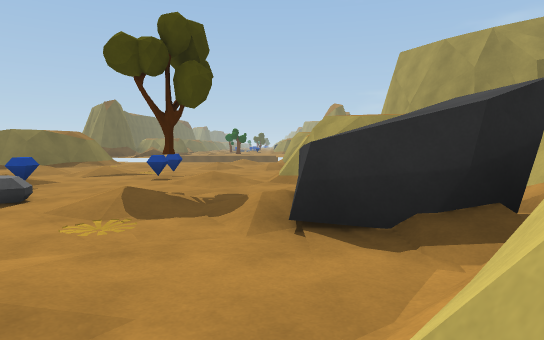
[1] (above)

15 first-person views from a walk through a Unity game level. The camera is 1.2 m above the floor, tilts 4° down and sees 75° across. The floor is counted in squares, 2 m on a side. Each view is taken from the middle of a square. On the plan, view 1 faces up. The plan holds only what a view shows up to about 10 squares ahead; the rest is blank. The place goes on beyond the plan. The player character is not drawn.

[2]
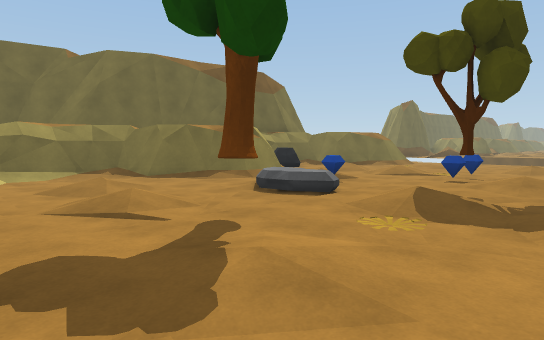

[3]
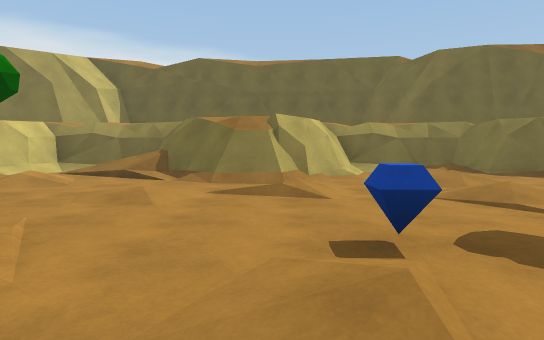

[4]
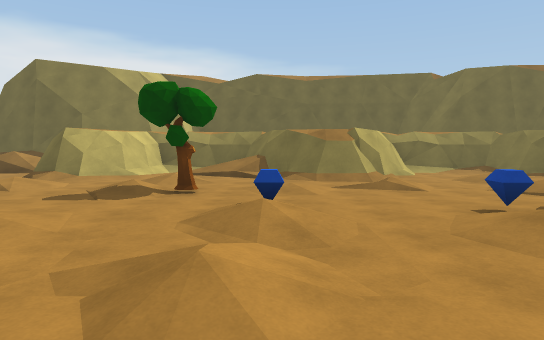

[5]
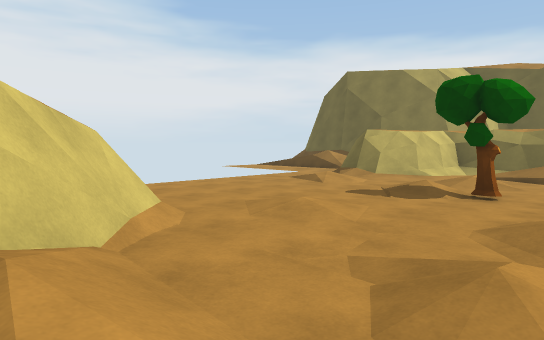

[6]
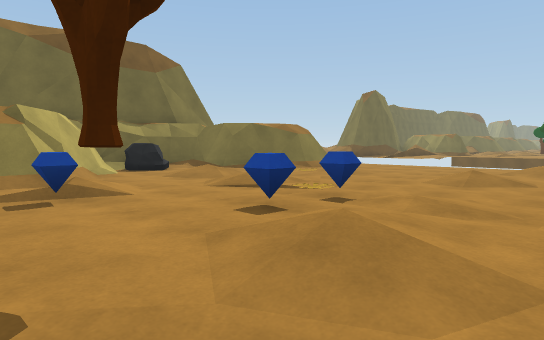

[7]
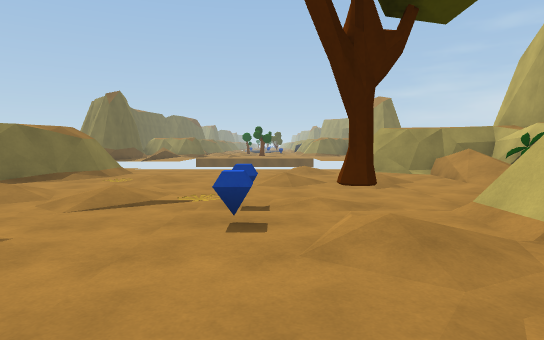

[8]
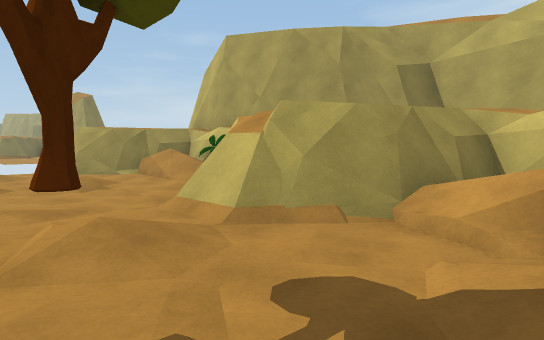

[9]
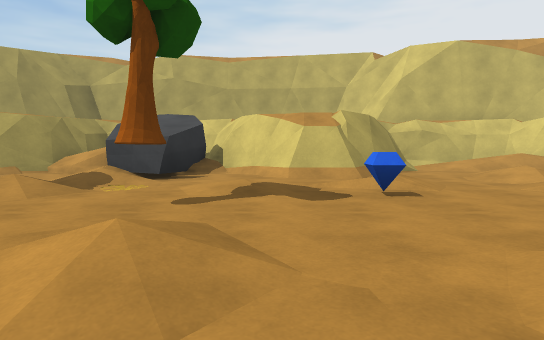

[10]
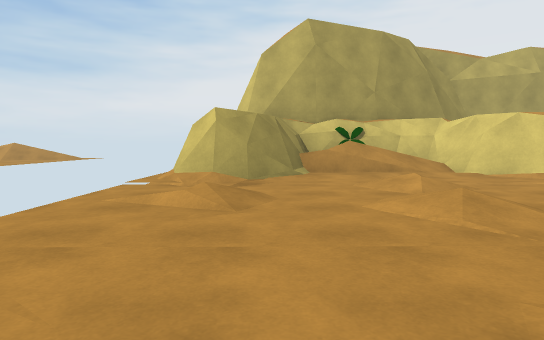

[11]
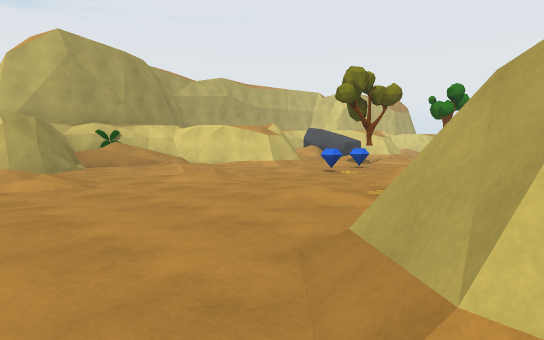

[12]
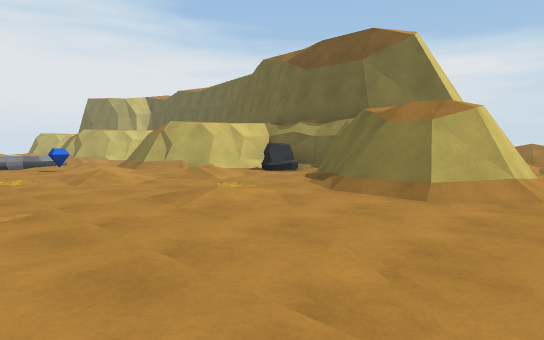

[13]
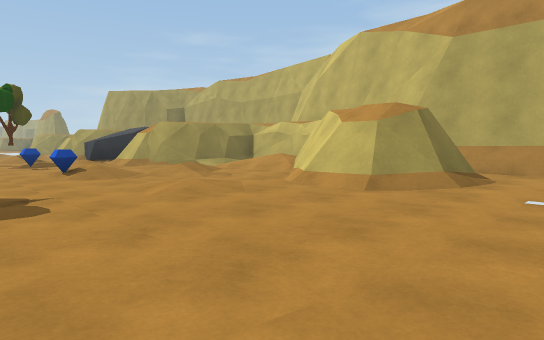

[14]
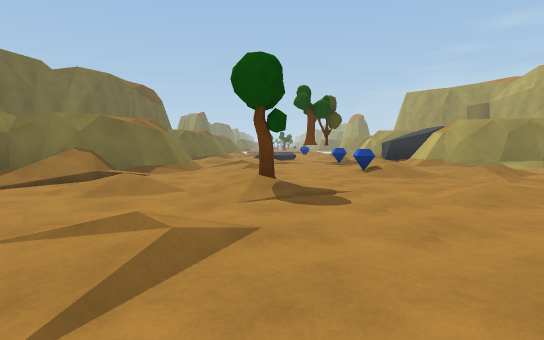

[15]
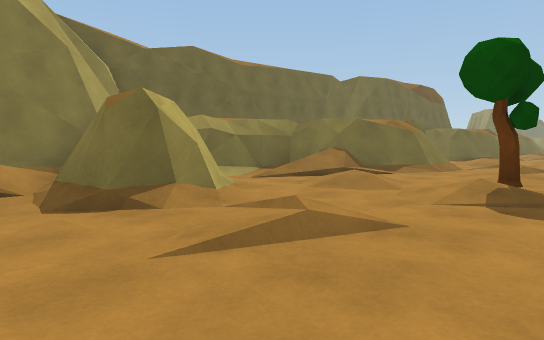

### Floor plan
Key: @ floor where view 1 was taken; # wall or solid block; . main floor; : floor 0.25 m higher than the main floor; + floor 0.5 m higher than the main floor; / step, stairs or slope; = window, fence, low wall or low ledge; O other object.
Columns run from 10 left of view 1 to 4 right of it. Each row starts with its distance up from view 1.
 15    .........=
 14   ##...../.##
 13   ##/......###
 12   ##/......:/#
 11  ##/.O..:.:./#
 10  #........../#
  9  #O.:.:O.../##
  8  #/.....O./##
  7  ###....O:/##
  6    #/.O..:.###
  5   ##/.O....=##
  4  ##/..//:.+OO#
  3  #.......O/OO#
  2  #..:.:O.../##
  1  #/........##
  0  ###....O:@##
 -1   ###:...:.##
 -2   ###.......##
 -3  ###....O:::+#
 -4  #//.......:/#
 -5  #/.:.O....:##
 -6  #......::.##
 -7  ###....../## #
 -8 ####=/..../##:#
 -9 # //.........:#
-10   /........

Positions as (right, up) in squares from view 1, and headings:
1: (0, 0), facing up
2: (0, 0), facing up-left
3: (0, -1), facing left
4: (2, -3), facing left
5: (2, -3), facing down-left
6: (0, 5), facing up-left
7: (-2, 4), facing up
8: (-2, 4), facing up-right
9: (-6, 1), facing right
10: (-5, 13), facing right
11: (-7, 15), facing down-right
12: (-2, 15), facing down-left
13: (-4, -10), facing up-right
14: (-4, -10), facing up
15: (-3, -10), facing up-left
